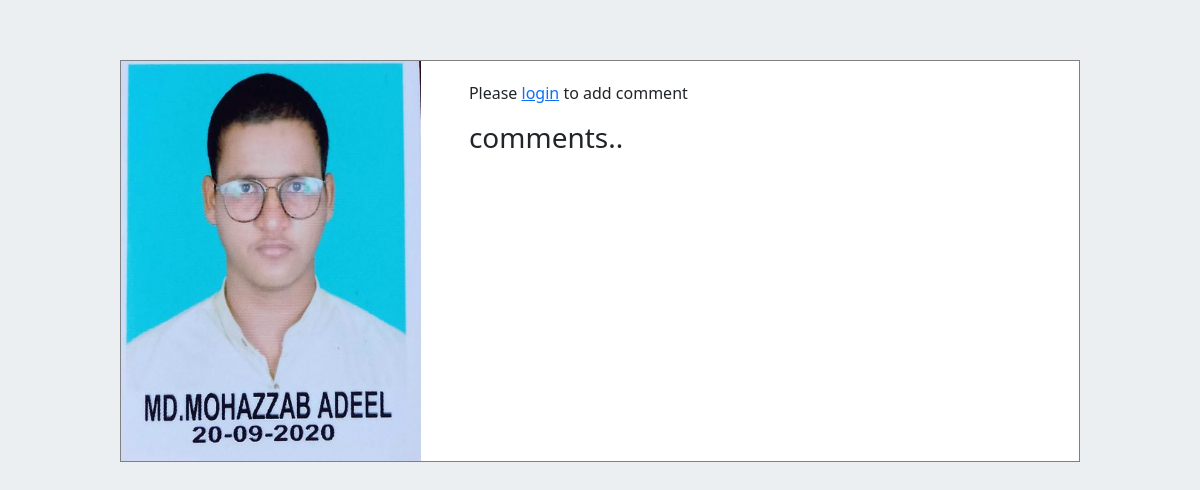
The page /comments/4/ on the database as committed earlier.
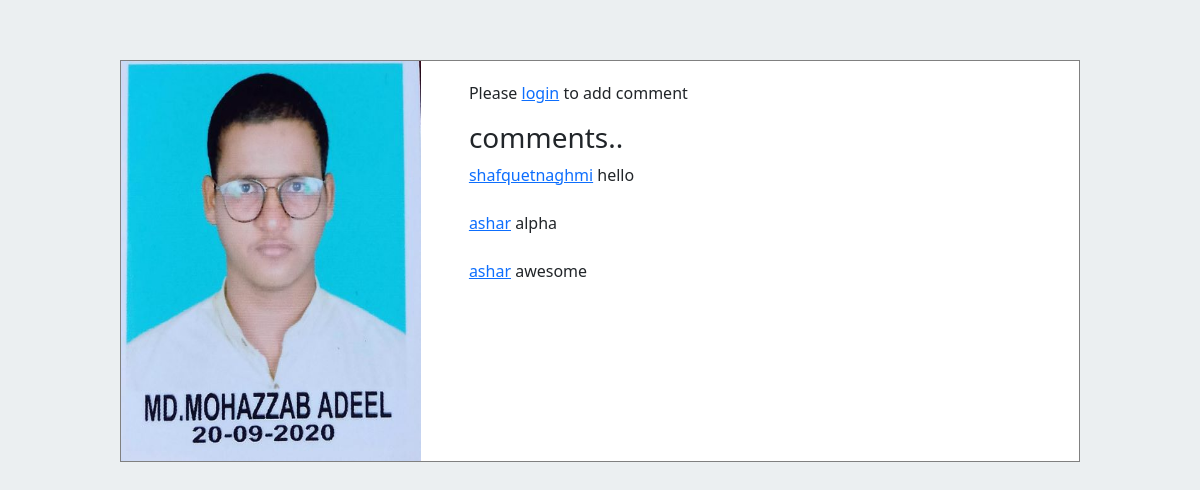
The same page on the database as committed later.
### socialapp/models.py (models this page shows, shortened)
class Image(models.Model):
    user=models.ForeignKey(User,on_delete=models.CASCADE,related_name='images_created')
    image=models.ImageField(upload_to='images/%d/%m/%y/')
    description=models.TextField(blank=True)
    created=models.DateField(auto_now_add=True,db_index=True)
    users_like=models.ManyToManyField(User,related_name='images_like',blank=True)
    def __str__(self):
        return f'{self.image},{self.description}'

class Comments(models.Model):
    image=models.ForeignKey(Image,related_name='comments' ,on_delete=models.CASCADE,blank=True,null=True)
    comment=models.CharField(max_length=200)
    user=models.ForeignKey(User,on_delete=models.CASCADE,blank=True,null=True)
    created=models.DateTimeField(auto_now_add=True,blank=True,null=True)
    updated=models.DateTimeField(auto_now=True,blank=True)

### socialapp/views.py (the view)
# urls.py: path('comments/<str:id>/',views.commentview,name="comment"),
def commentview(request,id):
    post=get_object_or_404(Image,id=id)
    comments=post.comments.all().order_by('-created')
    form=commentform()
    new_comment=None
    if request.method=='POST':
      form=commentform(request.POST)
      if form.is_valid():
         new_comment=form.save(commit=False)
         new_comment.image=post
         new_comment.user=request.user
         new_comment.save()
         return HttpResponseRedirect(request.META.get('HTTP_REFERER'))
    else:
        form=commentform()
    context={'comments':comments,'post':post,'form':form,'new_comment':new_comment,}
    return render(request,'socialapp/comment.html',context)

### socialapp/templates/socialapp/comment.html (shortened to what this page needs)
{% extends 'socialapp/main.html' %}
{% load static %}
{% block content %}
<link rel="stylesheet" href="{% static 'socialapp/comment.css' %}">
<div class="main">
    <div class="post">
        <img src="{{post.image.url}}" height="400px" width="300px">
    </div>
    <div class="comments">
        {% if request.user.is_authenticated %}
        <form method="POST">
            {% csrf_token %}
            {{form.comment}}
            <input class="comment-b" type="submit" value="comment">
            {% else %}
            <P>Please <a href="{% url 'login' %}">login</a> to add comment </P>
            {% endif %}
        <h3>comments..</h3>
        {% for comm in comments %}
        <a class="comment-user" href="{% url 'profile' comm.user.username %}">{{comm.user}}</a>
        {{comm.comment}}
        <br><br>
        {% endfor %}
    </div>
</div>
{% endblock %}

### socialapp/templates/socialapp/main.html (shortened to what this page needs)
<!DOCTYPE html>
<html lang="en">
{% load static %}
<head>
    <link rel="stylesheet" href="{% static 'socialapp/main.css' %}">
    <link href="https://cdn.jsdelivr.net/npm/bootstrap@5.1.3/dist/css/bootstrap.min.css" rel="stylesheet">
</head>
<body>
    {% block content %}
    {% endblock %}
</body>
</html>

### socialapp/static/socialapp/comment.css (style rules this page uses)
* { box-sizing: border-box; margin:0; padding:0; }
body { background-color: rgb(235, 239, 241); }
.main { display: flex; background-color: white; border: 1px gray solid; margin-left:10%; margin-right:10%; margin-top:5%; }
.comments { margin-left:5%; margin-top:20px; }

Rows that differ between the two databases and show on the page:
added Comments: user "shafquetnaghmi", comment "hello"
added Comments: user "ashar", comment "alpha"
added Comments: user "ashar", comment "awesome"
